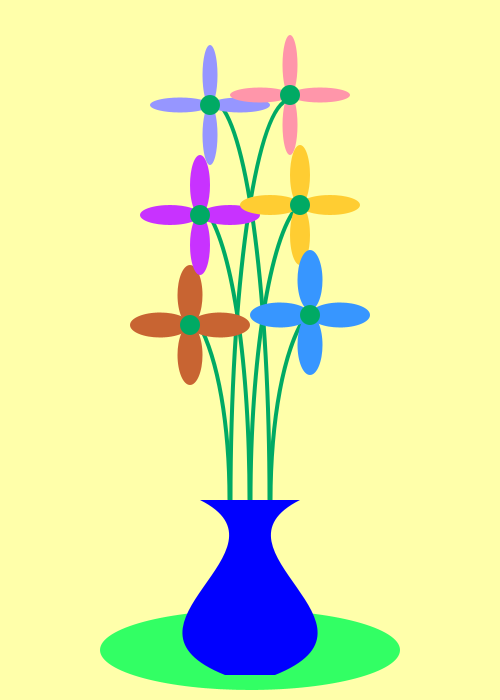
Frame 1 (no input)
Frame 60 (the mouse pressed at the canvas centre just before this capture): identical to frame 1, image omitted
Frame 120 (the mouse held since frame 60 and released just before this capture): identical to frame 1, image omitted

The Processing sketch that drew this single still picture (run headless with seeded random() and noise(); from frame 60 on, the mouse is pressed at the canvas centre):

// Processing sketch: processing_70468
// ── processing_70468.pde

void setup() {
 size(500,700);
 smooth();
}

void draw() {
  background(255, 255, 170);
  
  noStroke();
  fill(50, 255, 100);
  ellipse(250, 650, 300, 80);
  fill(0,0,0,0);
  
  smooth();
  strokeWeight(4);
  stroke(0,170,100);
  arc(290, 500, 120, 800, 3.14159, 4.65);
  arc(310, 500, 120, 600, 3.14159, 4.5);
  arc(330, 500, 120, 400, 3.14159, 4.3);
  arc(210, 500, 120, 800, 4.85, 2*3.14159);
  arc(190, 500, 120, 600, 5, 2*3.14159);
  arc(170, 500, 120, 400, 5.2, 2*3.14159);
  
  noStroke();
  
  fill(200, 100, 50);
  ellipse(160, 325, 60, 25);
  ellipse(220, 325, 60, 25);
  ellipse(190, 355, 25, 60);
  ellipse(190, 295, 25, 60);
  
  fill(200, 50, 255);
  ellipse(170, 215, 60, 20);
  ellipse(230, 215, 60, 20);
  ellipse(200, 245, 20, 60);
  ellipse(200, 185, 20, 60);
  
  fill(150, 150, 255);
  ellipse(180, 105, 60, 15);
  ellipse(240, 105, 60, 15);
  ellipse(210, 75, 15, 60);
  ellipse(210, 135, 15, 60);
  
  fill(255, 150, 170);
  ellipse(260, 95, 60, 15);
  ellipse(320, 95, 60, 15);
  ellipse(290, 65, 15, 60);
  ellipse(290, 125, 15, 60);
 
  fill(255, 205, 50);
  ellipse(270, 205, 60, 20);
  ellipse(330, 205, 60, 20);
  ellipse(300, 175, 20, 60);
  ellipse(300, 235, 20, 60);
 
  fill(55, 150, 255);
  ellipse(280, 315, 60, 25);
  ellipse(340, 315, 60, 25);
  ellipse(310, 280, 25, 60);
  ellipse(310, 345, 25, 60);
 
  fill(0,170,100);
  ellipse(190, 325, 20,20);
  ellipse(200, 215, 20,20);
  ellipse(210, 105, 20,20);
  ellipse(290, 95, 20,20);
  ellipse(300, 205, 20,20);
  ellipse(310, 315, 20,20);
  
  noStroke();
  fill(0,0,255);
  beginShape();
  vertex(200, 500);
  bezierVertex(300, 550, 100, 625, 225, 675);
  vertex(275, 675);
  bezierVertex(400, 625, 200, 550, 300, 500);
  vertex(200,500);
  endShape();
  
  
}
